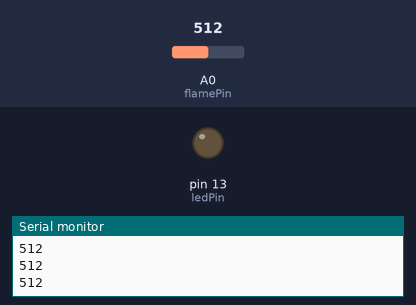
A sketch run on a simulated Arduino Uno, built with avr-gcc and run on an emulated ATmega328P. On the bench: output pins drawn as LEDs (lit = HIGH), the last lines printed to the serial monitor. Inputs (shaded band) come from the test bench; at power-on: A0 (flamePin) = 512.

Above: at 1.2 s.
1.3 s: A0 (flamePin) set to 688
2.8 s: A0 (flamePin) set to 719
At 3.06 s:
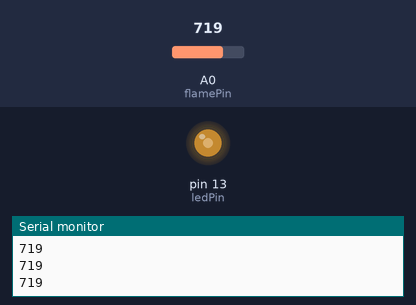
Timing chart, 0 to 11.8 s (numbered marks = the images above; inputs shaded):
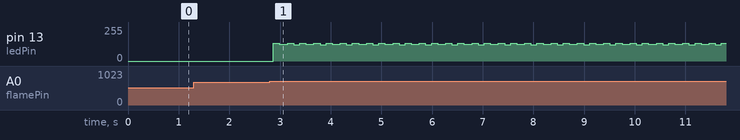

The sketch:

flameSensor.ino
```cpp
int flamePin = A0;    // flame sensor sensor input
int ledPin = 13;      // select the pin for the LED
int flameValue = 0;  // variable to store the value coming from the photocell val

//unsigned long interval=1000;  // the time we need to wait
//unsigned long previousMillis=0; // millis() returns an unsigned long.

void setup() {
Serial.begin(9600);
pinMode(ledPin, OUTPUT);


digitalWrite(ledPin, LOW);


}

void loop() {
  // read the value from the flame sensor:
  flameValue = analogRead(flamePin);
flameValue = constrain(flameValue, 0, 1023); //adjust depending on environment.


  Serial.println(flameValue); //print our value

  //prevents entire program from slowing down /w a  ' delay() '
  //allows continous readings consistent speed even with conditions
  //if ((unsigned long)(millis() - previousMillis) >= interval) {
  //previousMillis = millis();

 if(flameValue > 700){ // if the flame reading is greater than 300,alert with buzzer and LED
digitalWrite(ledPin, !digitalRead(ledPin)); //turn led on

 }

 else if (flameValue < 700){

   digitalWrite(ledPin, LOW);//turn led off


 }
// }
}
```

Measured:
- the behaviour switches between 700 and 701 on A0 (flamePin) (found by bisection; images 0 and 1)
- after the input at 2.8 s, pin 13 (ledPin): 0/255 → 133/255 after 0.07 s, then repeats every 0.52 s: 125/255 0.16 s, 133/255 0.12 s, 122/255 0.12 s, 133/255 0.12 s
